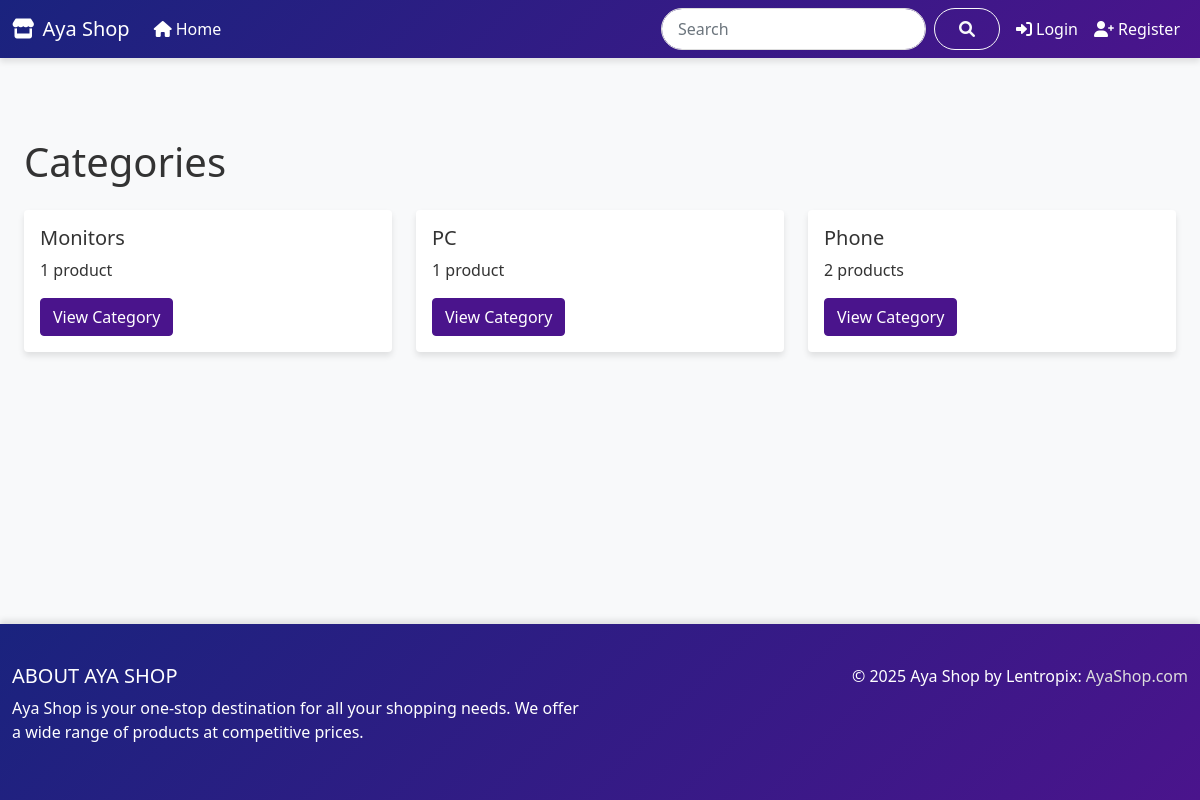
The page /categories/ on the database as committed earlier.
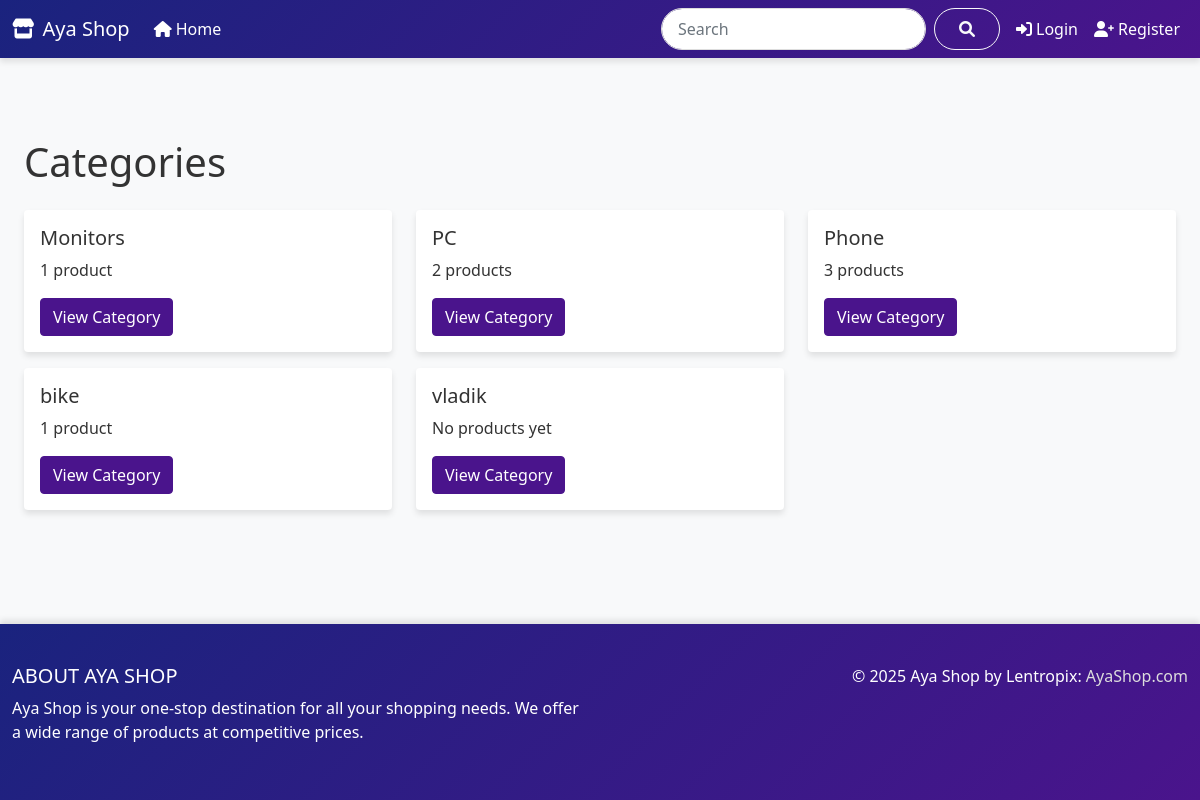
The same page on the database as committed later.
### shop/models.py (models this page shows, shortened)
class Category(models.Model):
    name = models.CharField(max_length=100, unique=True)
    slug = models.SlugField(max_length=100, unique=True, blank=True)
    class Meta:
        ordering = ('name',)
        verbose_name = 'category'
        verbose_name_plural = 'categories'

### shop/views.py (the view)
# urls.py: path('categories/', views.category_list, name='category_list'),  # Додано новий шлях для списку категорій
def category_list(request):
    categories = Category.objects.all()
    context = {
        'categories': categories
    }
    return render(request, 'category_list.html', context)

### templates/category_list.html (shortened to what this page needs)
{% extends 'base.html' %}
{% block content %}
<div class="container mt-4">
    <h1 class="mb-4">Categories</h1>
    {% if categories %}
        <div class="row">
            {% for category in categories %}
                <div class="col-md-4 mb-3">
                    <div class="card">
                        <div class="card-body">
                            <h5 class="card-title">{{ category.name }}</h5>
                            <p class="card-text">
                                {% if category.products.count %}
                                    {{ category.products.count }} product{{ category.products.count|pluralize }}
                                {% else %}
                                    No products yet
                                {% endif %}
                            </p>
                            <a href="{% url 'category_detail' category.id %}" class="btn btn-primary">View Category</a>
                        </div>
                    </div>
                </div>
            {% endfor %}
        </div>
    {% else %}
        <p>No categories available.</p>
    {% endif %}
</div>
{% endblock %}

Rows that differ between the two databases and show on the page:
computed for Category "PC": products.count "1" → "2"
computed for Category "Phone": products.count "2" → "3"
added Category: name "bike", products.count "1"
added Category: name "vladik", shows "No products yet"
